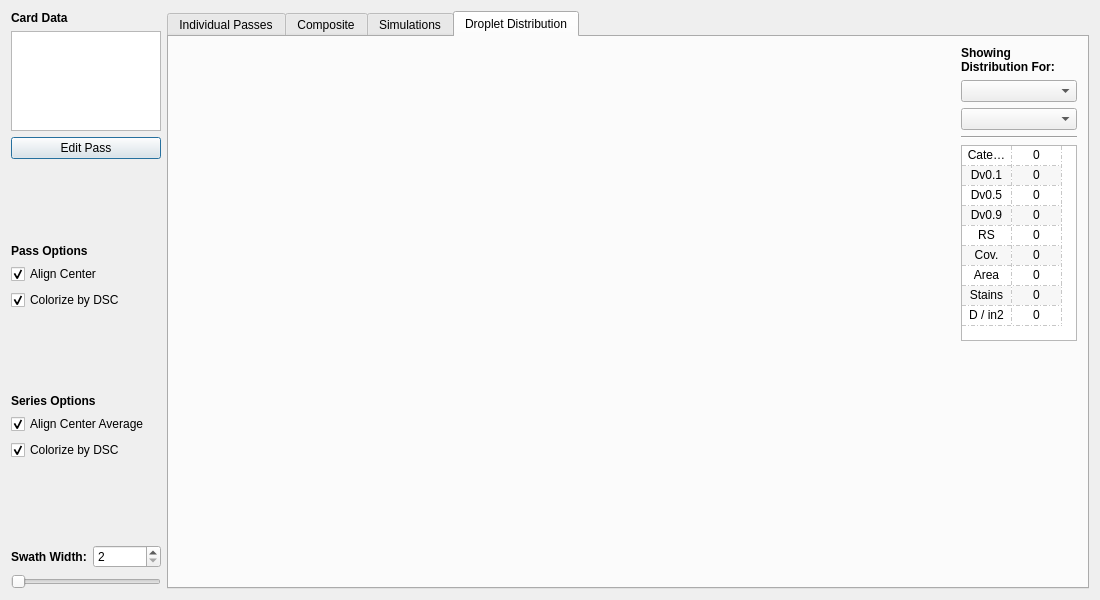
<?xml version="1.0" encoding="UTF-8"?>
<ui version="4.0">
 <class>Form</class>
 <widget class="QWidget" name="Form">
  <property name="geometry">
   <rect>
    <x>0</x>
    <y>0</y>
    <width>1100</width>
    <height>600</height>
   </rect>
  </property>
  <property name="windowTitle">
   <string>Form</string>
  </property>
  <layout class="QHBoxLayout" name="horizontalLayout">
   <item>
    <layout class="QVBoxLayout" name="verticalLayout_4">
     <item>
      <widget class="QLabel" name="label">
       <property name="maximumSize">
        <size>
         <width>150</width>
         <height>16777215</height>
        </size>
       </property>
       <property name="font">
        <font>
         <weight>75</weight>
         <bold>true</bold>
        </font>
       </property>
       <property name="text">
        <string>Card Data</string>
       </property>
      </widget>
     </item>
     <item>
      <widget class="QListWidget" name="listWidgetPass">
       <property name="sizePolicy">
        <sizepolicy hsizetype="Preferred" vsizetype="Expanding">
         <horstretch>0</horstretch>
         <verstretch>0</verstretch>
        </sizepolicy>
       </property>
       <property name="maximumSize">
        <size>
         <width>150</width>
         <height>100</height>
        </size>
       </property>
      </widget>
     </item>
     <item>
      <widget class="QPushButton" name="buttonEditPass">
       <property name="sizePolicy">
        <sizepolicy hsizetype="Minimum" vsizetype="Fixed">
         <horstretch>0</horstretch>
         <verstretch>0</verstretch>
        </sizepolicy>
       </property>
       <property name="maximumSize">
        <size>
         <width>200</width>
         <height>16777215</height>
        </size>
       </property>
       <property name="text">
        <string>Edit Pass</string>
       </property>
       <property name="default">
        <bool>true</bool>
       </property>
      </widget>
     </item>
     <item>
      <spacer name="verticalSpacer_9">
       <property name="orientation">
        <enum>Qt::Vertical</enum>
       </property>
       <property name="sizeHint" stdset="0">
        <size>
         <width>20</width>
         <height>40</height>
        </size>
       </property>
      </spacer>
     </item>
     <item>
      <widget class="QLabel" name="label_33">
       <property name="font">
        <font>
         <weight>75</weight>
         <bold>true</bold>
        </font>
       </property>
       <property name="text">
        <string>Pass Options</string>
       </property>
      </widget>
     </item>
     <item>
      <widget class="QCheckBox" name="checkBoxPassCenter">
       <property name="enabled">
        <bool>true</bool>
       </property>
       <property name="sizePolicy">
        <sizepolicy hsizetype="Fixed" vsizetype="Fixed">
         <horstretch>0</horstretch>
         <verstretch>0</verstretch>
        </sizepolicy>
       </property>
       <property name="text">
        <string>Align Center</string>
       </property>
       <property name="checked">
        <bool>true</bool>
       </property>
      </widget>
     </item>
     <item>
      <widget class="QCheckBox" name="checkBoxPassColorize">
       <property name="sizePolicy">
        <sizepolicy hsizetype="Fixed" vsizetype="Fixed">
         <horstretch>0</horstretch>
         <verstretch>0</verstretch>
        </sizepolicy>
       </property>
       <property name="maximumSize">
        <size>
         <width>16777215</width>
         <height>16777215</height>
        </size>
       </property>
       <property name="text">
        <string>Colorize by DSC</string>
       </property>
       <property name="checked">
        <bool>true</bool>
       </property>
      </widget>
     </item>
     <item>
      <spacer name="verticalSpacer_7">
       <property name="orientation">
        <enum>Qt::Vertical</enum>
       </property>
       <property name="sizeHint" stdset="0">
        <size>
         <width>20</width>
         <height>40</height>
        </size>
       </property>
      </spacer>
     </item>
     <item>
      <widget class="QLabel" name="label_7">
       <property name="font">
        <font>
         <weight>75</weight>
         <bold>true</bold>
        </font>
       </property>
       <property name="text">
        <string>Series Options</string>
       </property>
      </widget>
     </item>
     <item>
      <widget class="QCheckBox" name="checkBoxSeriesCenter">
       <property name="enabled">
        <bool>true</bool>
       </property>
       <property name="text">
        <string>Align Center Average</string>
       </property>
       <property name="checked">
        <bool>true</bool>
       </property>
      </widget>
     </item>
     <item>
      <widget class="QCheckBox" name="checkBoxSeriesColorize">
       <property name="sizePolicy">
        <sizepolicy hsizetype="Fixed" vsizetype="Fixed">
         <horstretch>0</horstretch>
         <verstretch>0</verstretch>
        </sizepolicy>
       </property>
       <property name="maximumSize">
        <size>
         <width>16777215</width>
         <height>16777215</height>
        </size>
       </property>
       <property name="text">
        <string>Colorize by DSC</string>
       </property>
       <property name="checked">
        <bool>true</bool>
       </property>
      </widget>
     </item>
     <item>
      <spacer name="verticalSpacer_8">
       <property name="orientation">
        <enum>Qt::Vertical</enum>
       </property>
       <property name="sizeHint" stdset="0">
        <size>
         <width>20</width>
         <height>40</height>
        </size>
       </property>
      </spacer>
     </item>
     <item>
      <layout class="QHBoxLayout" name="horizontalLayout_3">
       <item>
        <widget class="QLabel" name="label_37">
         <property name="sizePolicy">
          <sizepolicy hsizetype="Preferred" vsizetype="Preferred">
           <horstretch>0</horstretch>
           <verstretch>0</verstretch>
          </sizepolicy>
         </property>
         <property name="font">
          <font>
           <weight>75</weight>
           <bold>true</bold>
          </font>
         </property>
         <property name="text">
          <string>Swath Width:</string>
         </property>
         <property name="alignment">
          <set>Qt::AlignLeading|Qt::AlignLeft|Qt::AlignVCenter</set>
         </property>
        </widget>
       </item>
       <item>
        <widget class="QSpinBox" name="spinBoxSwathAdjusted">
         <property name="specialValueText">
          <string/>
         </property>
         <property name="minimum">
          <number>2</number>
         </property>
         <property name="maximum">
          <number>500</number>
         </property>
        </widget>
       </item>
      </layout>
     </item>
     <item>
      <widget class="QSlider" name="sliderSimulatedSwath">
       <property name="sizePolicy">
        <sizepolicy hsizetype="Preferred" vsizetype="Fixed">
         <horstretch>0</horstretch>
         <verstretch>0</verstretch>
        </sizepolicy>
       </property>
       <property name="maximumSize">
        <size>
         <width>150</width>
         <height>16777215</height>
        </size>
       </property>
       <property name="orientation">
        <enum>Qt::Horizontal</enum>
       </property>
      </widget>
     </item>
    </layout>
   </item>
   <item>
    <widget class="QTabWidget" name="tabWidget">
     <property name="enabled">
      <bool>true</bool>
     </property>
     <property name="currentIndex">
      <number>3</number>
     </property>
     <widget class="QWidget" name="tabIndividual">
      <attribute name="title">
       <string>Individual Passes</string>
      </attribute>
      <layout class="QHBoxLayout" name="horizontalLayout_2">
       <item>
        <widget class="QSplitter" name="splitter">
         <property name="orientation">
          <enum>Qt::Vertical</enum>
         </property>
         <widget class="MplWidget" name="plotWidgetPass" native="true">
          <property name="sizePolicy">
           <sizepolicy hsizetype="Expanding" vsizetype="Preferred">
            <horstretch>0</horstretch>
            <verstretch>0</verstretch>
           </sizepolicy>
          </property>
         </widget>
         <widget class="QTableView" name="tableViewPass">
          <property name="sizeAdjustPolicy">
           <enum>QAbstractScrollArea::AdjustToContents</enum>
          </property>
          <property name="alternatingRowColors">
           <bool>true</bool>
          </property>
          <property name="selectionBehavior">
           <enum>QAbstractItemView::SelectRows</enum>
          </property>
          <property name="gridStyle">
           <enum>Qt::SolidLine</enum>
          </property>
          <property name="sortingEnabled">
           <bool>true</bool>
          </property>
          <attribute name="horizontalHeaderShowSortIndicator" stdset="0">
           <bool>true</bool>
          </attribute>
          <attribute name="verticalHeaderVisible">
           <bool>false</bool>
          </attribute>
         </widget>
        </widget>
       </item>
      </layout>
     </widget>
     <widget class="QWidget" name="tabComposite">
      <attribute name="title">
       <string>Composite</string>
      </attribute>
      <layout class="QVBoxLayout" name="verticalLayout_7">
       <property name="leftMargin">
        <number>10</number>
       </property>
       <property name="rightMargin">
        <number>10</number>
       </property>
       <property name="bottomMargin">
        <number>5</number>
       </property>
       <item>
        <layout class="QVBoxLayout" name="verticalLayout_16">
         <item>
          <widget class="MplWidget" name="plotWidgetOverlay" native="true">
           <property name="sizePolicy">
            <sizepolicy hsizetype="Expanding" vsizetype="Preferred">
             <horstretch>0</horstretch>
             <verstretch>0</verstretch>
            </sizepolicy>
           </property>
          </widget>
         </item>
         <item>
          <widget class="MplWidget" name="plotWidgetAverage" native="true">
           <property name="sizePolicy">
            <sizepolicy hsizetype="Expanding" vsizetype="Preferred">
             <horstretch>0</horstretch>
             <verstretch>0</verstretch>
            </sizepolicy>
           </property>
          </widget>
         </item>
        </layout>
       </item>
      </layout>
     </widget>
     <widget class="QWidget" name="tabSimulations">
      <property name="enabled">
       <bool>true</bool>
      </property>
      <attribute name="title">
       <string>Simulations</string>
      </attribute>
      <layout class="QHBoxLayout" name="horizontalLayout_4">
       <property name="leftMargin">
        <number>10</number>
       </property>
       <property name="rightMargin">
        <number>10</number>
       </property>
       <property name="bottomMargin">
        <number>5</number>
       </property>
       <item>
        <layout class="QVBoxLayout" name="verticalLayout_19">
         <property name="spacing">
          <number>5</number>
         </property>
         <item>
          <widget class="MplWidget" name="plotWidgetRacetrack" native="true">
           <property name="sizePolicy">
            <sizepolicy hsizetype="Expanding" vsizetype="Preferred">
             <horstretch>0</horstretch>
             <verstretch>0</verstretch>
            </sizepolicy>
           </property>
          </widget>
         </item>
         <item>
          <widget class="MplWidget" name="plotWidgetBackAndForth" native="true">
           <property name="sizePolicy">
            <sizepolicy hsizetype="Expanding" vsizetype="Preferred">
             <horstretch>0</horstretch>
             <verstretch>0</verstretch>
            </sizepolicy>
           </property>
          </widget>
         </item>
        </layout>
       </item>
       <item>
        <layout class="QVBoxLayout" name="verticalLayout_34">
         <item>
          <widget class="QLabel" name="label_38">
           <property name="sizePolicy">
            <sizepolicy hsizetype="Preferred" vsizetype="Preferred">
             <horstretch>0</horstretch>
             <verstretch>0</verstretch>
            </sizepolicy>
           </property>
           <property name="maximumSize">
            <size>
             <width>150</width>
             <height>16777215</height>
            </size>
           </property>
           <property name="font">
            <font>
             <weight>75</weight>
             <bold>true</bold>
            </font>
           </property>
           <property name="frameShape">
            <enum>QFrame::NoFrame</enum>
           </property>
           <property name="text">
            <string>Number of Simulated Adjascent Passes
(Each Side):</string>
           </property>
           <property name="alignment">
            <set>Qt::AlignCenter</set>
           </property>
           <property name="wordWrap">
            <bool>true</bool>
           </property>
          </widget>
         </item>
         <item alignment="Qt::AlignHCenter">
          <widget class="QSpinBox" name="spinBoxSimulatedPasses">
           <property name="sizePolicy">
            <sizepolicy hsizetype="Fixed" vsizetype="Fixed">
             <horstretch>0</horstretch>
             <verstretch>0</verstretch>
            </sizepolicy>
           </property>
           <property name="layoutDirection">
            <enum>Qt::LeftToRight</enum>
           </property>
           <property name="wrapping">
            <bool>false</bool>
           </property>
           <property name="alignment">
            <set>Qt::AlignCenter</set>
           </property>
           <property name="buttonSymbols">
            <enum>QAbstractSpinBox::PlusMinus</enum>
           </property>
           <property name="accelerated">
            <bool>false</bool>
           </property>
           <property name="showGroupSeparator" stdset="0">
            <bool>false</bool>
           </property>
           <property name="suffix">
            <string/>
           </property>
           <property name="maximum">
            <number>10</number>
           </property>
           <property name="value">
            <number>2</number>
           </property>
          </widget>
         </item>
         <item>
          <spacer name="verticalSpacer_10">
           <property name="orientation">
            <enum>Qt::Vertical</enum>
           </property>
           <property name="sizeHint" stdset="0">
            <size>
             <width>20</width>
             <height>40</height>
            </size>
           </property>
          </spacer>
         </item>
         <item>
          <widget class="QGroupBox" name="groupBox_4">
           <property name="enabled">
            <bool>true</bool>
           </property>
           <property name="font">
            <font>
             <weight>75</weight>
             <bold>true</bold>
            </font>
           </property>
           <property name="title">
            <string>Simulation View:</string>
           </property>
           <layout class="QVBoxLayout" name="verticalLayout_12">
            <item>
             <widget class="QRadioButton" name="radioButtonSimulationOne">
              <property name="font">
               <font>
                <weight>50</weight>
                <bold>false</bold>
               </font>
              </property>
              <property name="text">
               <string>One Pass</string>
              </property>
              <property name="checked">
               <bool>true</bool>
              </property>
             </widget>
            </item>
            <item>
             <widget class="QRadioButton" name="radioButtonSimulationAll">
              <property name="font">
               <font>
                <weight>50</weight>
                <bold>false</bold>
               </font>
              </property>
              <property name="text">
               <string>All Passes</string>
              </property>
             </widget>
            </item>
           </layout>
          </widget>
         </item>
         <item>
          <spacer name="verticalSpacer_12">
           <property name="orientation">
            <enum>Qt::Vertical</enum>
           </property>
           <property name="sizeHint" stdset="0">
            <size>
             <width>13</width>
             <height>13</height>
            </size>
           </property>
          </spacer>
         </item>
         <item>
          <widget class="QLabel" name="label_39">
           <property name="sizePolicy">
            <sizepolicy hsizetype="Preferred" vsizetype="Preferred">
             <horstretch>0</horstretch>
             <verstretch>0</verstretch>
            </sizepolicy>
           </property>
           <property name="font">
            <font>
             <weight>75</weight>
             <bold>true</bold>
            </font>
           </property>
           <property name="text">
            <string>Coefficient of Variation</string>
           </property>
           <property name="alignment">
            <set>Qt::AlignCenter</set>
           </property>
           <property name="wordWrap">
            <bool>true</bool>
           </property>
          </widget>
         </item>
         <item>
          <widget class="QTableWidget" name="tableWidgetCV">
           <property name="sizePolicy">
            <sizepolicy hsizetype="Minimum" vsizetype="Expanding">
             <horstretch>0</horstretch>
             <verstretch>0</verstretch>
            </sizepolicy>
           </property>
           <property name="verticalScrollBarPolicy">
            <enum>Qt::ScrollBarAlwaysOff</enum>
           </property>
           <property name="horizontalScrollBarPolicy">
            <enum>Qt::ScrollBarAlwaysOff</enum>
           </property>
           <property name="sizeAdjustPolicy">
            <enum>QAbstractScrollArea::AdjustToContents</enum>
           </property>
           <property name="editTriggers">
            <set>QAbstractItemView::NoEditTriggers</set>
           </property>
           <property name="tabKeyNavigation">
            <bool>false</bool>
           </property>
           <property name="showDropIndicator" stdset="0">
            <bool>false</bool>
           </property>
           <property name="dragDropOverwriteMode">
            <bool>false</bool>
           </property>
           <property name="selectionMode">
            <enum>QAbstractItemView::NoSelection</enum>
           </property>
           <property name="gridStyle">
            <enum>Qt::DashDotLine</enum>
           </property>
           <attribute name="horizontalHeaderCascadingSectionResizes">
            <bool>true</bool>
           </attribute>
           <attribute name="horizontalHeaderDefaultSectionSize">
            <number>50</number>
           </attribute>
           <attribute name="horizontalHeaderMinimumSectionSize">
            <number>50</number>
           </attribute>
           <attribute name="horizontalHeaderStretchLastSection">
            <bool>false</bool>
           </attribute>
           <attribute name="verticalHeaderVisible">
            <bool>false</bool>
           </attribute>
           <attribute name="verticalHeaderCascadingSectionResizes">
            <bool>true</bool>
           </attribute>
           <attribute name="verticalHeaderDefaultSectionSize">
            <number>20</number>
           </attribute>
           <attribute name="verticalHeaderMinimumSectionSize">
            <number>10</number>
           </attribute>
           <attribute name="verticalHeaderShowSortIndicator" stdset="0">
            <bool>false</bool>
           </attribute>
           <attribute name="verticalHeaderStretchLastSection">
            <bool>false</bool>
           </attribute>
           <row>
            <property name="text">
             <string>m10</string>
            </property>
           </row>
           <row>
            <property name="text">
             <string>m8</string>
            </property>
           </row>
           <row>
            <property name="text">
             <string>m6</string>
            </property>
           </row>
           <row>
            <property name="text">
             <string>m4</string>
            </property>
           </row>
           <row>
            <property name="text">
             <string>m2</string>
            </property>
           </row>
           <row>
            <property name="text">
             <string>c</string>
            </property>
            <property name="background">
             <color alpha="128">
              <red>0</red>
              <green>128</green>
              <blue>0</blue>
             </color>
            </property>
           </row>
           <row>
            <property name="text">
             <string>p2</string>
            </property>
           </row>
           <row>
            <property name="text">
             <string>p4</string>
            </property>
           </row>
           <row>
            <property name="text">
             <string>p6</string>
            </property>
           </row>
           <row>
            <property name="text">
             <string>p8</string>
            </property>
           </row>
           <row>
            <property name="text">
             <string>p10</string>
            </property>
           </row>
           <column>
            <property name="text">
             <string>Swath</string>
            </property>
            <property name="textAlignment">
             <set>AlignCenter</set>
            </property>
           </column>
           <column>
            <property name="text">
             <string>RT</string>
            </property>
            <property name="textAlignment">
             <set>AlignCenter</set>
            </property>
           </column>
           <column>
            <property name="text">
             <string>B&amp;F</string>
            </property>
            <property name="textAlignment">
             <set>AlignCenter</set>
            </property>
           </column>
           <item row="0" column="0">
            <property name="text">
             <string>0</string>
            </property>
            <property name="textAlignment">
             <set>AlignCenter</set>
            </property>
           </item>
           <item row="0" column="1">
            <property name="text">
             <string>0</string>
            </property>
            <property name="textAlignment">
             <set>AlignCenter</set>
            </property>
           </item>
           <item row="0" column="2">
            <property name="text">
             <string>0</string>
            </property>
            <property name="textAlignment">
             <set>AlignCenter</set>
            </property>
           </item>
           <item row="1" column="0">
            <property name="text">
             <string>0</string>
            </property>
            <property name="textAlignment">
             <set>AlignCenter</set>
            </property>
           </item>
           <item row="1" column="1">
            <property name="text">
             <string>0</string>
            </property>
            <property name="textAlignment">
             <set>AlignCenter</set>
            </property>
           </item>
           <item row="1" column="2">
            <property name="text">
             <string>0</string>
            </property>
            <property name="textAlignment">
             <set>AlignCenter</set>
            </property>
           </item>
           <item row="2" column="0">
            <property name="text">
             <string>0</string>
            </property>
            <property name="textAlignment">
             <set>AlignCenter</set>
            </property>
           </item>
           <item row="2" column="1">
            <property name="text">
             <string>0</string>
            </property>
            <property name="textAlignment">
             <set>AlignCenter</set>
            </property>
           </item>
           <item row="2" column="2">
            <property name="text">
             <string>0</string>
            </property>
            <property name="textAlignment">
             <set>AlignCenter</set>
            </property>
           </item>
           <item row="3" column="0">
            <property name="text">
             <string>0</string>
            </property>
            <property name="textAlignment">
             <set>AlignCenter</set>
            </property>
           </item>
           <item row="3" column="1">
            <property name="text">
             <string>0</string>
            </property>
            <property name="textAlignment">
             <set>AlignCenter</set>
            </property>
           </item>
           <item row="3" column="2">
            <property name="text">
             <string>0</string>
            </property>
            <property name="textAlignment">
             <set>AlignCenter</set>
            </property>
           </item>
           <item row="4" column="0">
            <property name="text">
             <string>0</string>
            </property>
            <property name="textAlignment">
             <set>AlignCenter</set>
            </property>
           </item>
           <item row="4" column="1">
            <property name="text">
             <string>0</string>
            </property>
            <property name="textAlignment">
             <set>AlignCenter</set>
            </property>
           </item>
           <item row="4" column="2">
            <property name="text">
             <string>0</string>
            </property>
            <property name="textAlignment">
             <set>AlignCenter</set>
            </property>
           </item>
           <item row="5" column="0">
            <property name="text">
             <string>0</string>
            </property>
            <property name="font">
             <font>
              <pointsize>13</pointsize>
              <weight>75</weight>
              <bold>true</bold>
             </font>
            </property>
            <property name="textAlignment">
             <set>AlignCenter</set>
            </property>
            <property name="background">
             <brush brushstyle="SolidPattern">
              <color alpha="128">
               <red>0</red>
               <green>128</green>
               <blue>0</blue>
              </color>
             </brush>
            </property>
           </item>
           <item row="5" column="1">
            <property name="text">
             <string>0</string>
            </property>
            <property name="font">
             <font>
              <pointsize>13</pointsize>
              <weight>75</weight>
              <bold>true</bold>
             </font>
            </property>
            <property name="textAlignment">
             <set>AlignCenter</set>
            </property>
            <property name="background">
             <brush brushstyle="SolidPattern">
              <color alpha="128">
               <red>0</red>
               <green>128</green>
               <blue>0</blue>
              </color>
             </brush>
            </property>
           </item>
           <item row="5" column="2">
            <property name="text">
             <string>0</string>
            </property>
            <property name="font">
             <font>
              <pointsize>13</pointsize>
              <weight>75</weight>
              <bold>true</bold>
             </font>
            </property>
            <property name="textAlignment">
             <set>AlignCenter</set>
            </property>
            <property name="background">
             <brush brushstyle="SolidPattern">
              <color alpha="128">
               <red>0</red>
               <green>128</green>
               <blue>0</blue>
              </color>
             </brush>
            </property>
           </item>
           <item row="6" column="0">
            <property name="text">
             <string>0</string>
            </property>
            <property name="textAlignment">
             <set>AlignCenter</set>
            </property>
           </item>
           <item row="6" column="1">
            <property name="text">
             <string>0</string>
            </property>
            <property name="textAlignment">
             <set>AlignCenter</set>
            </property>
           </item>
           <item row="6" column="2">
            <property name="text">
             <string>0</string>
            </property>
            <property name="textAlignment">
             <set>AlignCenter</set>
            </property>
           </item>
           <item row="7" column="0">
            <property name="text">
             <string>0</string>
            </property>
            <property name="textAlignment">
             <set>AlignCenter</set>
            </property>
           </item>
           <item row="7" column="1">
            <property name="text">
             <string>0</string>
            </property>
            <property name="textAlignment">
             <set>AlignCenter</set>
            </property>
           </item>
           <item row="7" column="2">
            <property name="text">
             <string>0</string>
            </property>
            <property name="textAlignment">
             <set>AlignCenter</set>
            </property>
           </item>
           <item row="8" column="0">
            <property name="text">
             <string>0</string>
            </property>
            <property name="textAlignment">
             <set>AlignCenter</set>
            </property>
           </item>
           <item row="8" column="1">
            <property name="text">
             <string>0</string>
            </property>
            <property name="textAlignment">
             <set>AlignCenter</set>
            </property>
           </item>
           <item row="8" column="2">
            <property name="text">
             <string>0</string>
            </property>
            <property name="textAlignment">
             <set>AlignCenter</set>
            </property>
           </item>
           <item row="9" column="0">
            <property name="text">
             <string>0</string>
            </property>
            <property name="textAlignment">
             <set>AlignCenter</set>
            </property>
           </item>
           <item row="9" column="1">
            <property name="text">
             <string>0</string>
            </property>
            <property name="textAlignment">
             <set>AlignCenter</set>
            </property>
           </item>
           <item row="9" column="2">
            <property name="text">
             <string>0</string>
            </property>
            <property name="textAlignment">
             <set>AlignCenter</set>
            </property>
           </item>
           <item row="10" column="0">
            <property name="text">
             <string>0</string>
            </property>
            <property name="textAlignment">
             <set>AlignCenter</set>
            </property>
           </item>
           <item row="10" column="1">
            <property name="text">
             <string>0</string>
            </property>
            <property name="textAlignment">
             <set>AlignCenter</set>
            </property>
           </item>
           <item row="10" column="2">
            <property name="text">
             <string>0</string>
            </property>
            <property name="textAlignment">
             <set>AlignCenter</set>
            </property>
           </item>
          </widget>
         </item>
        </layout>
       </item>
      </layout>
     </widget>
     <widget class="QWidget" name="tabDistributions">
      <attribute name="title">
       <string>Droplet Distribution</string>
      </attribute>
      <layout class="QHBoxLayout" name="horizontalLayout_6">
       <property name="leftMargin">
        <number>10</number>
       </property>
       <property name="rightMargin">
        <number>10</number>
       </property>
       <property name="bottomMargin">
        <number>5</number>
       </property>
       <item>
        <layout class="QVBoxLayout" name="verticalLayout_11">
         <item>
          <widget class="MplWidget" name="plotWidgetDropDist1" native="true">
           <property name="sizePolicy">
            <sizepolicy hsizetype="Expanding" vsizetype="Preferred">
             <horstretch>0</horstretch>
             <verstretch>0</verstretch>
            </sizepolicy>
           </property>
          </widget>
         </item>
         <item>
          <widget class="MplWidget" name="plotWidgetDropDist2" native="true">
           <property name="sizePolicy">
            <sizepolicy hsizetype="Expanding" vsizetype="Preferred">
             <horstretch>0</horstretch>
             <verstretch>0</verstretch>
            </sizepolicy>
           </property>
          </widget>
         </item>
        </layout>
       </item>
       <item>
        <layout class="QVBoxLayout" name="verticalLayout_6">
         <item>
          <widget class="QLabel" name="label_4">
           <property name="maximumSize">
            <size>
             <width>175</width>
             <height>16777215</height>
            </size>
           </property>
           <property name="font">
            <font>
             <weight>75</weight>
             <bold>true</bold>
            </font>
           </property>
           <property name="text">
            <string>Showing Distribution For: </string>
           </property>
           <property name="wordWrap">
            <bool>true</bool>
           </property>
          </widget>
         </item>
         <item>
          <widget class="QComboBox" name="comboBoxDistPass"/>
         </item>
         <item>
          <widget class="QComboBox" name="comboBoxDistCard"/>
         </item>
         <item>
          <widget class="Line" name="line_2">
           <property name="orientation">
            <enum>Qt::Horizontal</enum>
           </property>
          </widget>
         </item>
         <item>
          <widget class="QTableWidget" name="tableWidgetCompositeStats">
           <property name="sizePolicy">
            <sizepolicy hsizetype="Preferred" vsizetype="Preferred">
             <horstretch>0</horstretch>
             <verstretch>0</verstretch>
            </sizepolicy>
           </property>
           <property name="minimumSize">
            <size>
             <width>0</width>
             <height>0</height>
            </size>
           </property>
           <property name="maximumSize">
            <size>
             <width>200</width>
             <height>220</height>
            </size>
           </property>
           <property name="sizeAdjustPolicy">
            <enum>QAbstractScrollArea::AdjustToContents</enum>
           </property>
           <property name="editTriggers">
            <set>QAbstractItemView::NoEditTriggers</set>
           </property>
           <property name="alternatingRowColors">
            <bool>true</bool>
           </property>
           <property name="selectionMode">
            <enum>QAbstractItemView::NoSelection</enum>
           </property>
           <property name="gridStyle">
            <enum>Qt::DashDotLine</enum>
           </property>
           <attribute name="horizontalHeaderVisible">
            <bool>false</bool>
           </attribute>
           <attribute name="horizontalHeaderCascadingSectionResizes">
            <bool>true</bool>
           </attribute>
           <attribute name="horizontalHeaderDefaultSectionSize">
            <number>50</number>
           </attribute>
           <attribute name="horizontalHeaderHighlightSections">
            <bool>true</bool>
           </attribute>
           <attribute name="horizontalHeaderMinimumSectionSize">
            <number>50</number>
           </attribute>
           <attribute name="horizontalHeaderStretchLastSection">
            <bool>false</bool>
           </attribute>
           <attribute name="verticalHeaderVisible">
            <bool>false</bool>
           </attribute>
           <attribute name="verticalHeaderCascadingSectionResizes">
            <bool>true</bool>
           </attribute>
           <attribute name="verticalHeaderDefaultSectionSize">
            <number>20</number>
           </attribute>
           <attribute name="verticalHeaderMinimumSectionSize">
            <number>10</number>
           </attribute>
           <attribute name="verticalHeaderShowSortIndicator" stdset="0">
            <bool>false</bool>
           </attribute>
           <attribute name="verticalHeaderStretchLastSection">
            <bool>false</bool>
           </attribute>
           <row>
            <property name="text">
             <string>dsc</string>
            </property>
           </row>
           <row>
            <property name="text">
             <string>dv01</string>
            </property>
           </row>
           <row>
            <property name="text">
             <string>dv05</string>
            </property>
           </row>
           <row>
            <property name="text">
             <string>dv09</string>
            </property>
           </row>
           <row>
            <property name="text">
             <string>rs</string>
            </property>
           </row>
           <row>
            <property name="text">
             <string>cov</string>
            </property>
           </row>
           <row>
            <property name="text">
             <string>area</string>
            </property>
           </row>
           <row>
            <property name="text">
             <string>stains</string>
            </property>
           </row>
           <row>
            <property name="text">
             <string>spsi</string>
            </property>
           </row>
           <column>
            <property name="text">
             <string>Param</string>
            </property>
            <property name="font">
             <font>
              <pointsize>11</pointsize>
             </font>
            </property>
            <property name="textAlignment">
             <set>AlignCenter</set>
            </property>
           </column>
           <column>
            <property name="text">
             <string>Value</string>
            </property>
            <property name="textAlignment">
             <set>AlignCenter</set>
            </property>
           </column>
           <item row="0" column="0">
            <property name="text">
             <string>Category</string>
            </property>
            <property name="textAlignment">
             <set>AlignCenter</set>
            </property>
           </item>
           <item row="0" column="1">
            <property name="text">
             <string>0</string>
            </property>
            <property name="textAlignment">
             <set>AlignCenter</set>
            </property>
           </item>
           <item row="1" column="0">
            <property name="text">
             <string>Dv0.1</string>
            </property>
            <property name="textAlignment">
             <set>AlignCenter</set>
            </property>
           </item>
           <item row="1" column="1">
            <property name="text">
             <string>0</string>
            </property>
            <property name="textAlignment">
             <set>AlignCenter</set>
            </property>
           </item>
           <item row="2" column="0">
            <property name="text">
             <string>Dv0.5</string>
            </property>
            <property name="textAlignment">
             <set>AlignCenter</set>
            </property>
           </item>
           <item row="2" column="1">
            <property name="text">
             <string>0</string>
            </property>
            <property name="textAlignment">
             <set>AlignCenter</set>
            </property>
           </item>
           <item row="3" column="0">
            <property name="text">
             <string>Dv0.9</string>
            </property>
            <property name="textAlignment">
             <set>AlignCenter</set>
            </property>
           </item>
           <item row="3" column="1">
            <property name="text">
             <string>0</string>
            </property>
            <property name="textAlignment">
             <set>AlignCenter</set>
            </property>
           </item>
           <item row="4" column="0">
            <property name="text">
             <string>RS</string>
            </property>
            <property name="textAlignment">
             <set>AlignCenter</set>
            </property>
           </item>
           <item row="4" column="1">
            <property name="text">
             <string>0</string>
            </property>
            <property name="textAlignment">
             <set>AlignCenter</set>
            </property>
           </item>
           <item row="5" column="0">
            <property name="text">
             <string>Cov.</string>
            </property>
            <property name="textAlignment">
             <set>AlignCenter</set>
            </property>
           </item>
           <item row="5" column="1">
            <property name="text">
             <string>0</string>
            </property>
            <property name="textAlignment">
             <set>AlignCenter</set>
            </property>
           </item>
           <item row="6" column="0">
            <property name="text">
             <string>Area</string>
            </property>
            <property name="textAlignment">
             <set>AlignCenter</set>
            </property>
           </item>
           <item row="6" column="1">
            <property name="text">
             <string>0</string>
            </property>
            <property name="textAlignment">
             <set>AlignCenter</set>
            </property>
           </item>
           <item row="7" column="0">
            <property name="text">
             <string>Stains</string>
            </property>
            <property name="textAlignment">
             <set>AlignCenter</set>
            </property>
           </item>
           <item row="7" column="1">
            <property name="text">
             <string>0</string>
            </property>
            <property name="textAlignment">
             <set>AlignCenter</set>
            </property>
           </item>
           <item row="8" column="0">
            <property name="text">
             <string>D / in2</string>
            </property>
            <property name="textAlignment">
             <set>AlignCenter</set>
            </property>
           </item>
           <item row="8" column="1">
            <property name="text">
             <string>0</string>
            </property>
            <property name="textAlignment">
             <set>AlignCenter</set>
            </property>
           </item>
          </widget>
         </item>
         <item>
          <spacer name="verticalSpacer_5">
           <property name="orientation">
            <enum>Qt::Vertical</enum>
           </property>
           <property name="sizeHint" stdset="0">
            <size>
             <width>20</width>
             <height>40</height>
            </size>
           </property>
          </spacer>
         </item>
        </layout>
       </item>
      </layout>
     </widget>
    </widget>
   </item>
  </layout>
 </widget>
 <customwidgets>
  <customwidget>
   <class>MplWidget</class>
   <extends>QWidget</extends>
   <header>accupatt/widgets/mplwidget.h</header>
   <container>1</container>
  </customwidget>
 </customwidgets>
 <resources/>
 <connections/>
</ui>
